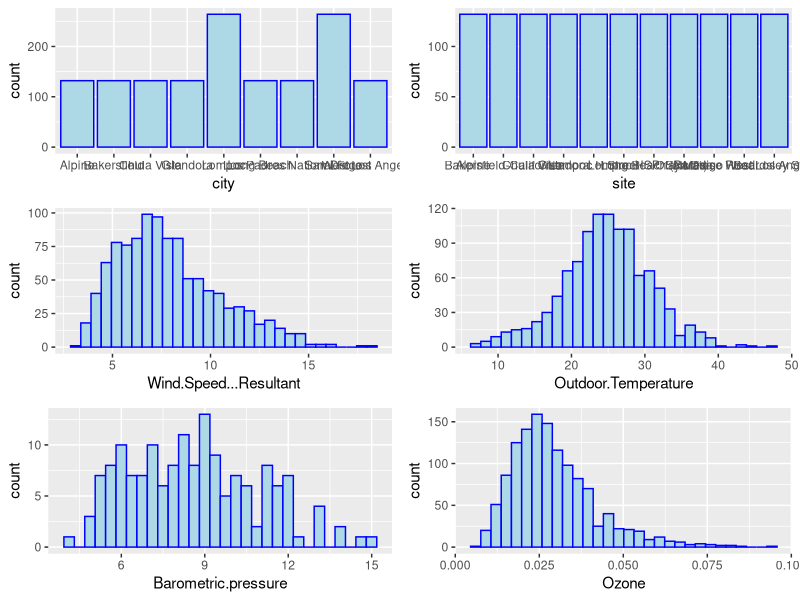

Write the R code that produced this figure. (Note: this script raises an error after producing the figure.)
### LOADING IN THE DATA AND PACKAGES ###
# the packages
library(ggplot2)
library(gridExtra)

# the data
old_df <- read.csv("group_8_data.csv")

###############################################################################################
#                              EXPLORATORY DATA ANALYSIS                                      #
###############################################################################################
# 1.1 Visualizing the data
grid.arrange(
  ggplot(old_df, aes(city)) + geom_bar(fill = 'lightblue', color = 'blue'),
  ggplot(old_df, aes(site)) + geom_bar(fill = 'lightblue', color = 'blue'),
  ggplot(old_df, aes(Wind.Speed...Resultant)) + geom_histogram(fill = 'lightblue', color = 'blue'),
  ggplot(old_df, aes(Outdoor.Temperature)) + geom_histogram(fill = 'lightblue', color = 'blue'),
  ggplot(old_df, aes(Barometric.pressure)) + geom_histogram(fill = 'lightblue', color = 'blue'),
  ggplot(old_df, aes(Ozone)) + geom_histogram(fill = 'lightblue', color = 'blue')
             )

# 1.2 transform data
df <- df %>% mutate(
  log_Ozone = log(Ozone),
  log_wind_speed = log(Wind.Speed...Resultant),
  date = make_date(year, month)
)

# 1.2.1 Remove the column due to 89% na values
df$Barometric.pressure <- NULL

# 1.3 imputing the data
# 1.3.1 checking the % of na values
colMeans(is.na(df)) * 100

# 1.3.2 Replace NA with median for all remaining numeric columns
df[] <- lapply(df, function(x) {
  if(is.numeric(x)) {
    x[is.na(x)] <- median(x, na.rm = TRUE)
  }
  return(x)
})

# 1.4 Visualising the transformed and imputed data
grid.arrange(
  ggplot(df, aes(city)) + geom_bar(fill = 'lightblue', color = 'blue'),
  ggplot(df, aes(site)) + geom_bar(fill = 'lightblue', color = 'blue'),
  ggplot(df, aes(log_wind_speed)) + geom_histogram(fill = 'lightblue', color = 'blue'),
  ggplot(df, aes(Outdoor.Temperature)) + geom_histogram(fill = 'lightblue', color = 'blue'),
  ggplot(df, aes(log_Ozone)) + geom_histogram(fill = 'lightblue', color = 'blue')
)

# 1.5 ozone vs time plot, with imputed values
ggplot(data=df[],aes(y=log_Ozone,x=date, color = city)) +
  geom_line(alpha=0.7, size = 0.6) +
  theme_minimal() +
  labs(y="log Ozone")

################################################################################
#                         Extreme Value Modeling                               #
################################################################################
# 2.1 getting the maximum each year (need to do for each city)
df_max <- df %>% summarise(df_max= max(df),.by=year)







# PLOTS FOR MEASURING log(OZONE) AGAINST THE METEROLOGICAL COVARIATES


# Temperature Variable

# Overall log(Ozone) against Outdoor Temperature, where we have omitted West Los Angeles
ggplot(subset(data, city != "West Los Angeles"), aes(x = Outdoor.Temperature, y = logOzone)) +
  geom_point(alpha = 0.3) +
  geom_smooth(method = "loess", se = FALSE, colour = "purple") +
  xlab("Outdoor Temperature") +
  ylab("log(Ozone level)") +
  ggtitle("log(Ozone) vs Outdoor Temperature")


# log(Ozone) against Outdoor Temperature, where we have omitted West Los Angeles
ggplot(subset(data, city != "West Los Angeles"),
       aes(x = Outdoor.Temperature, y = logOzone)) +
  geom_point(alpha = 0.25) +
  geom_smooth(method = "loess", se = FALSE, colour = "purple") +
  facet_wrap(~ city) +
  xlab("Outdoor Temperature") +
  ylab("log(Ozone level)") +
  ggtitle("log(Ozone) vs Outdoor Temperature (by city, excluding West Los Angeles)")



# log(Weather)

# log(Ozone) against Wind Speed, with missing values removed
ggplot(subset(data, !is.na(Wind.Speed...Resultant)),
       aes(x = log_wind_speed, y = logOzone)) +
  geom_point(alpha = 0.3) +
  geom_smooth(method = "loess", se = FALSE, colour = "purple") +
  xlab("Wind Speed (Resultant)") +
  ylab("log(Ozone level)") +
  ggtitle("log(Ozone) vs Wind Speed (missing values removed)")


# log(Ozone) against Wind Speed by city, with missing values removed
ggplot(subset(data, !is.na(Wind.Speed...Resultant)),
       aes(x = log_wind_speed, y = logOzone)) +
  geom_jitter(alpha = 0.25) +
  geom_smooth(method = "loess", se = FALSE, colour = "purple") +
  facet_wrap(~ city) +
  xlab("Wind Speed (Resultant)") +
  ylab("log(Ozone level)") +
  ggtitle("log(Ozone) vs Wind Speed (Resultant) (by city)")
